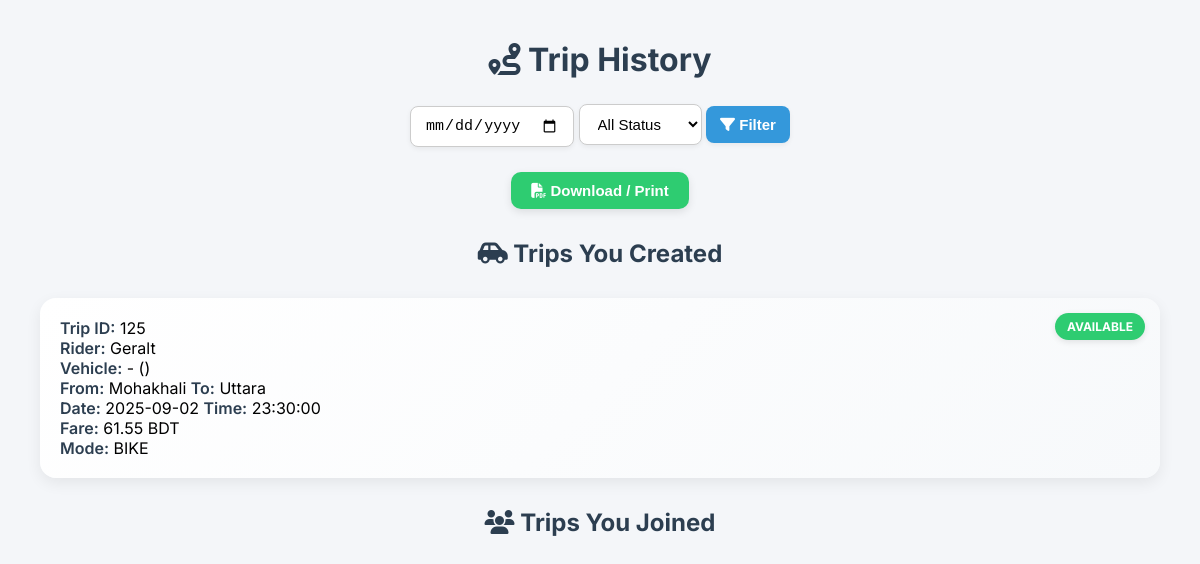
The page /backend/trip_history.php (signed in) on the database as committed earlier.
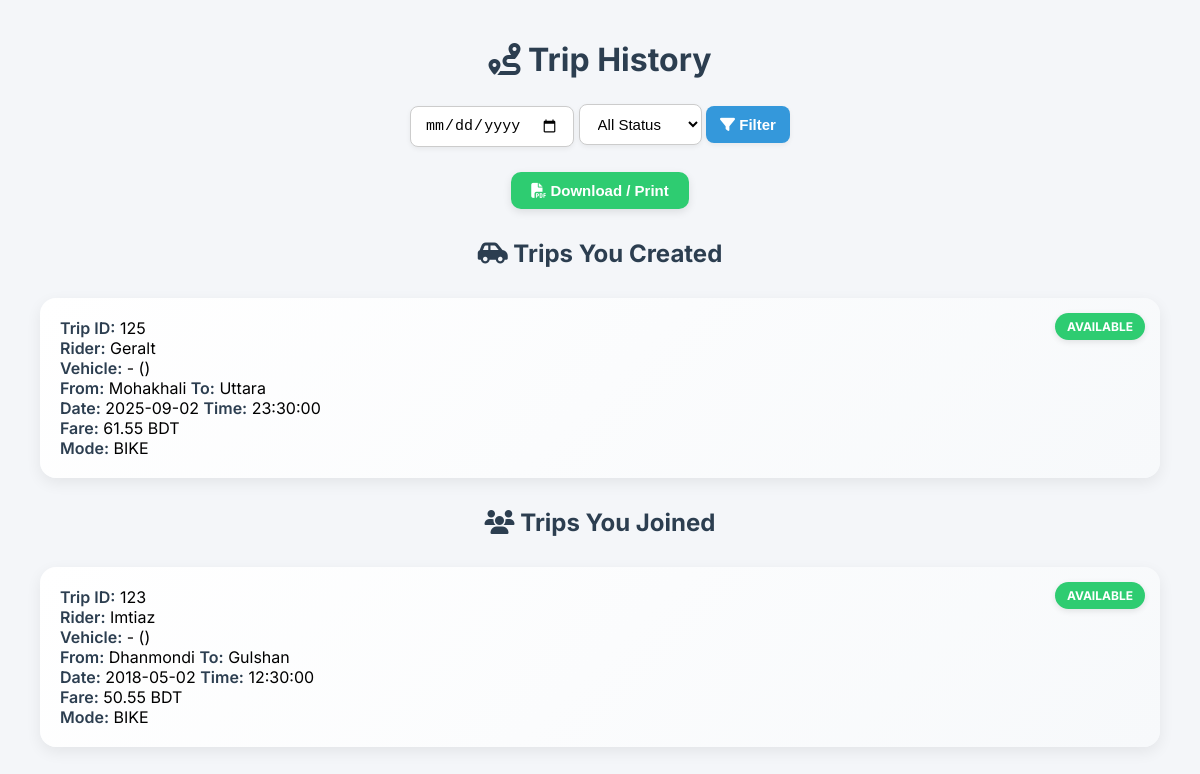
The same page on the database as committed later.
### tables this page shows
CREATE TABLE Trips (
    Trip_ID VARCHAR(30) PRIMARY KEY,
    Student_ID VARCHAR(20),
    where_loc VARCHAR(50),
    Capacity INT,
    Time TIME,
    Date DATE,
    Fare DECIMAL(4,2),
    Meet_up_location VARCHAR(100),
    Mode_of_Commute VARCHAR(30),
    trip_status VARCHAR(30),
    to_loc VARCHAR(50),
    Used_capacity INT,
    FOREIGN KEY (Student_ID) REFERENCES User(Student_ID) ON DELETE SET NULL,
    FOREIGN KEY (where_loc) REFERENCES Locations(area_locations) ON DELETE SET NULL,
    FOREIGN KEY (to_loc) REFERENCES Locations(area_locations) ON DELETE SET NULL
);

CREATE TABLE User (
    Student_ID VARCHAR(20) PRIMARY KEY,
    Name VARCHAR(100) NOT NULL,
    Gsuite_Email VARCHAR(100) UNIQUE NOT NULL,
    Scanned_ID VARCHAR(255),
    Semester VARCHAR(20),
    Department VARCHAR(50),
    Thana VARCHAR(50),
    Phone_Number VARCHAR(15),  
    Password VARCHAR(100) NOT NULL,
    Address VARCHAR(255),      
    Gender VARCHAR(10)        
);

### backend/trip_history.php (the view, shortened to what this page needs)
<?php
include 'db_connection.php';
$loggedInID = $_SESSION["User_ID"];
$dateFilter = $_GET['date'] ?? '';
$filterSQL = "";
$ownTripsQuery = "
    SELECT t.*, u.Name, pv.Vehicle_Type, pv.Model_Name, pv.Vehicle_Number
    FROM Trips t
    LEFT JOIN User u ON t.Student_ID = u.Student_ID
    LEFT JOIN Private_Vehicle pv ON pv.Owner_ID = t.Student_ID
    WHERE t.Student_ID = '$loggedInID' $filterSQL
";
$joinedTripsQuery = "
    SELECT t.*, u.Name, pv.Vehicle_Type, pv.Model_Name, pv.Vehicle_Number
    FROM Trips t
    JOIN Trip_Joiners tj ON t.Trip_ID = tj.Trip_ID
    LEFT JOIN User u ON t.Student_ID = u.Student_ID
    LEFT JOIN Private_Vehicle pv ON pv.Owner_ID = t.Student_ID
    WHERE tj.Student_ID = '$loggedInID' $filterSQL
";
$ownTripsResult = mysqli_query($conn, $ownTripsQuery);
$joinedTripsResult = mysqli_query($conn, $joinedTripsQuery);
?>
<!DOCTYPE html>
<html lang="en">
<head>
    <link rel="stylesheet" href="trip_history.css">
    <link rel="stylesheet" href="https://cdnjs.cloudflare.com/ajax/libs/font-awesome/6.5.0/css/all.min.css">
</head>
<body>
<h1><i class="fas fa-route"></i> Trip History</h1>
<div class="filters">
    <form method="get">
        <input type="date" name="date" value="<?= htmlspecialchars($dateFilter) ?>">
        <select name="status">
            <option value="">All Status</option>
        </select>
        <button type="submit"><i class="fas fa-filter"></i> Filter</button>
    </form>
</div>
<div class="button-group">
    <button onclick="window.print()" class="print-btn"><i class="fas fa-file-pdf"></i> Download / Print</button>
</div>
<h2><i class="fas fa-car-side"></i> Trips You Created</h2>
<div class="history-container">
    <?php while ($trip = mysqli_fetch_assoc($ownTripsResult)) { ?>
        <div class="history-card">
            <div class="badge <?= $trip['trip_status'] ?>"><?= $trip['trip_status'] ?></div>
            <strong>Trip ID:</strong> <?= $trip['Trip_ID'] ?><br>
            <strong>Rider:</strong> <?= $trip['Name'] ?><br>
            <strong>Vehicle:</strong> <?= $trip['Vehicle_Type'] ?> - <?= $trip['Model_Name'] ?> (<?= $trip['Vehicle_Number'] ?>)<br>
            <strong>From:</strong> <?= $trip['where_loc'] ?> <strong>To:</strong> <?= $trip['to_loc'] ?><br>
            <strong>Date:</strong> <?= $trip['Date'] ?> <strong>Time:</strong> <?= $trip['Time'] ?><br>
            <strong>Fare:</strong> <?= $trip['Fare'] ?> BDT<br>
            <strong>Mode:</strong> <?= $trip['Mode_of_Commute'] ?><br>
        </div>
    <?php } ?>
</div>
<h2><i class="fas fa-users"></i> Trips You Joined</h2>
<div class="history-container">
    <?php while ($trip = mysqli_fetch_assoc($joinedTripsResult)) { ?>
        <div class="history-card">
            <div class="badge <?= $trip['trip_status'] ?>"><?= $trip['trip_status'] ?></div>
            <strong>Trip ID:</strong> <?= $trip['Trip_ID'] ?><br>
            <strong>Rider:</strong> <?= $trip['Name'] ?><br>
            <strong>Vehicle:</strong> <?= $trip['Vehicle_Type'] ?> - <?= $trip['Model_Name'] ?> (<?= $trip['Vehicle_Number'] ?>)<br>
            <strong>From:</strong> <?= $trip['where_loc'] ?> <strong>To:</strong> <?= $trip['to_loc'] ?><br>
            <strong>Date:</strong> <?= $trip['Date'] ?> <strong>Time:</strong> <?= $trip['Time'] ?><br>
            <strong>Fare:</strong> <?= $trip['Fare'] ?> BDT<br>
            <strong>Mode:</strong> <?= $trip['Mode_of_Commute'] ?><br>
        </div>
    <?php } ?>
</div>
</body>
</html>

Rows that differ between the two databases and show on the page:
now on this page (row edited): trips: trip_status "AVAILABLE", Trip_ID "123", Student_ID.Name "Imtiaz", where_loc "Dhanmondi", to_loc "Gulshan", Date "2018-05-02", Time "12:30:00", Fare "50.55", Mode_of_Commute "BIKE", shown under "Trips You Joined"
